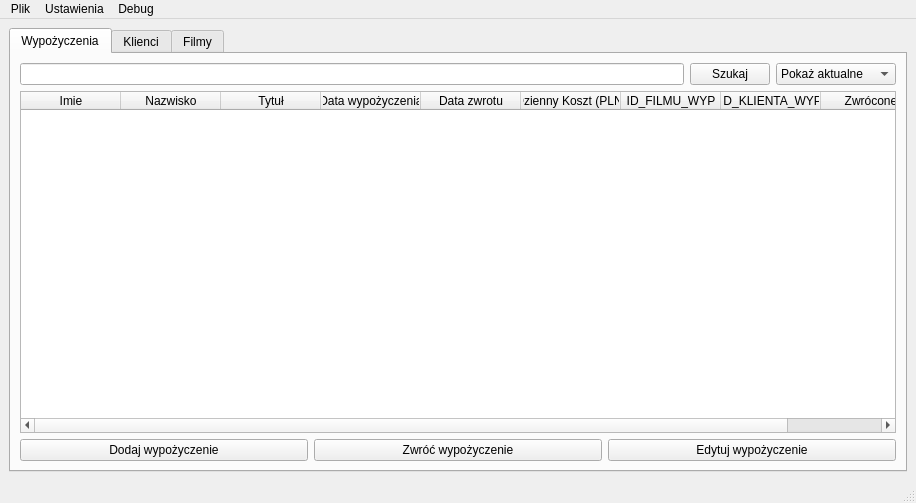
<?xml version="1.0" encoding="UTF-8"?>
<ui version="4.0">
 <class>MainWindow</class>
 <widget class="QMainWindow" name="MainWindow">
  <property name="geometry">
   <rect>
    <x>0</x>
    <y>0</y>
    <width>916</width>
    <height>503</height>
   </rect>
  </property>
  <property name="windowTitle">
   <string>Wypożyczalnia Filmów</string>
  </property>
  <widget class="QWidget" name="centralwidget">
   <layout class="QGridLayout" name="gridLayout_4">
    <item row="0" column="0">
     <widget class="QTabWidget" name="tabWidget">
      <property name="sizePolicy">
       <sizepolicy hsizetype="Expanding" vsizetype="Expanding">
        <horstretch>0</horstretch>
        <verstretch>0</verstretch>
       </sizepolicy>
      </property>
      <property name="currentIndex">
       <number>0</number>
      </property>
      <widget class="QWidget" name="tab">
       <attribute name="title">
        <string>Wypożyczenia</string>
       </attribute>
       <layout class="QGridLayout" name="gridLayout">
        <item row="2" column="0">
         <layout class="QHBoxLayout" name="horizontalLayout_2">
          <item>
           <widget class="QPushButton" name="addBorrowButton">
            <property name="text">
             <string>Dodaj wypożyczenie</string>
            </property>
           </widget>
          </item>
          <item>
           <widget class="QPushButton" name="delBorrowButton">
            <property name="text">
             <string>Zwróć wypożyczenie</string>
            </property>
           </widget>
          </item>
          <item>
           <widget class="QPushButton" name="editBorrowButton_2">
            <property name="text">
             <string>Edytuj wypożyczenie</string>
            </property>
           </widget>
          </item>
         </layout>
        </item>
        <item row="0" column="0">
         <layout class="QHBoxLayout" name="horizontalLayout_3">
          <item>
           <widget class="QLineEdit" name="searchBorrowField"/>
          </item>
          <item>
           <widget class="QPushButton" name="searchBorrowsButton">
            <property name="text">
             <string>Szukaj</string>
            </property>
           </widget>
          </item>
          <item>
           <widget class="QComboBox" name="comboBox">
            <item>
             <property name="text">
              <string>Pokaż aktualne</string>
             </property>
            </item>
            <item>
             <property name="text">
              <string>Pokaż zaległe</string>
             </property>
            </item>
            <item>
             <property name="text">
              <string>Pokaż wszystko</string>
             </property>
            </item>
            <item>
             <property name="text">
              <string>Pokaż zwrócone</string>
             </property>
            </item>
           </widget>
          </item>
         </layout>
        </item>
        <item row="1" column="0">
         <widget class="QTableWidget" name="borrowsTable">
          <property name="editTriggers">
           <set>QAbstractItemView::NoEditTriggers</set>
          </property>
          <property name="selectionMode">
           <enum>QAbstractItemView::SingleSelection</enum>
          </property>
          <property name="selectionBehavior">
           <enum>QAbstractItemView::SelectRows</enum>
          </property>
          <property name="sortingEnabled">
           <bool>true</bool>
          </property>
          <attribute name="horizontalHeaderShowSortIndicator" stdset="0">
           <bool>true</bool>
          </attribute>
          <attribute name="verticalHeaderShowSortIndicator" stdset="0">
           <bool>false</bool>
          </attribute>
          <column>
           <property name="text">
            <string>Imie</string>
           </property>
          </column>
          <column>
           <property name="text">
            <string>Nazwisko</string>
           </property>
          </column>
          <column>
           <property name="text">
            <string>Tytuł</string>
           </property>
          </column>
          <column>
           <property name="text">
            <string>Data wypożyczenia</string>
           </property>
          </column>
          <column>
           <property name="text">
            <string>Data zwrotu</string>
           </property>
          </column>
          <column>
           <property name="text">
            <string>Dzienny Koszt (PLN)</string>
           </property>
          </column>
          <column>
           <property name="text">
            <string>ID_FILMU_WYP</string>
           </property>
          </column>
          <column>
           <property name="text">
            <string>ID_KLIENTA_WYP</string>
           </property>
          </column>
          <column>
           <property name="text">
            <string>Zwrócone</string>
           </property>
          </column>
         </widget>
        </item>
       </layout>
      </widget>
      <widget class="QWidget" name="tab_2">
       <attribute name="title">
        <string>Klienci</string>
       </attribute>
       <layout class="QGridLayout" name="gridLayout_2">
        <item row="2" column="0">
         <layout class="QHBoxLayout" name="horizontalLayout_4">
          <item>
           <widget class="QPushButton" name="addClientButton">
            <property name="text">
             <string>Dodaj Klienta</string>
            </property>
           </widget>
          </item>
          <item>
           <widget class="QPushButton" name="delClientButton">
            <property name="text">
             <string>Usuń Klienta</string>
            </property>
           </widget>
          </item>
          <item>
           <widget class="QPushButton" name="editClientButton">
            <property name="text">
             <string>Edytuj Klienta</string>
            </property>
           </widget>
          </item>
         </layout>
        </item>
        <item row="0" column="0">
         <layout class="QHBoxLayout" name="horizontalLayout_5">
          <item>
           <widget class="QLineEdit" name="searchClientField"/>
          </item>
          <item>
           <widget class="QPushButton" name="searchClientButton">
            <property name="text">
             <string>Szukaj</string>
            </property>
           </widget>
          </item>
         </layout>
        </item>
        <item row="1" column="0">
         <widget class="QTableWidget" name="clientsTable">
          <property name="editTriggers">
           <set>QAbstractItemView::NoEditTriggers</set>
          </property>
          <property name="selectionMode">
           <enum>QAbstractItemView::SingleSelection</enum>
          </property>
          <property name="selectionBehavior">
           <enum>QAbstractItemView::SelectRows</enum>
          </property>
          <property name="sortingEnabled">
           <bool>true</bool>
          </property>
          <attribute name="horizontalHeaderShowSortIndicator" stdset="0">
           <bool>true</bool>
          </attribute>
          <attribute name="verticalHeaderShowSortIndicator" stdset="0">
           <bool>false</bool>
          </attribute>
          <column>
           <property name="text">
            <string>Imie</string>
           </property>
          </column>
          <column>
           <property name="text">
            <string>Nazwisko</string>
           </property>
          </column>
          <column>
           <property name="text">
            <string>Pesel</string>
           </property>
          </column>
          <column>
           <property name="text">
            <string>Telefon</string>
           </property>
          </column>
          <column>
           <property name="text">
            <string>E-Mail</string>
           </property>
          </column>
          <column>
           <property name="text">
            <string>Posiadane Filmy</string>
           </property>
          </column>
          <column>
           <property name="text">
            <string>ID_KLIENTA</string>
           </property>
          </column>
         </widget>
        </item>
       </layout>
      </widget>
      <widget class="QWidget" name="tab_3">
       <attribute name="title">
        <string>Filmy</string>
       </attribute>
       <layout class="QGridLayout" name="gridLayout_3">
        <item row="1" column="0">
         <widget class="QTableWidget" name="moviesTable">
          <property name="editTriggers">
           <set>QAbstractItemView::NoEditTriggers</set>
          </property>
          <property name="selectionMode">
           <enum>QAbstractItemView::SingleSelection</enum>
          </property>
          <property name="selectionBehavior">
           <enum>QAbstractItemView::SelectRows</enum>
          </property>
          <property name="sortingEnabled">
           <bool>true</bool>
          </property>
          <attribute name="horizontalHeaderShowSortIndicator" stdset="0">
           <bool>true</bool>
          </attribute>
          <attribute name="verticalHeaderShowSortIndicator" stdset="0">
           <bool>false</bool>
          </attribute>
          <column>
           <property name="text">
            <string>Tytuł</string>
           </property>
          </column>
          <column>
           <property name="text">
            <string>Reżyser</string>
           </property>
          </column>
          <column>
           <property name="text">
            <string>Gatunek</string>
           </property>
          </column>
          <column>
           <property name="text">
            <string>Rok</string>
           </property>
          </column>
          <column>
           <property name="text">
            <string>Dostępne</string>
           </property>
          </column>
          <column>
           <property name="text">
            <string>Wypożyczone</string>
           </property>
          </column>
          <column>
           <property name="text">
            <string>ID_FILMU</string>
           </property>
          </column>
         </widget>
        </item>
        <item row="2" column="0">
         <layout class="QHBoxLayout" name="horizontalLayout">
          <item>
           <widget class="QPushButton" name="addMovieButton">
            <property name="text">
             <string>Dodaj Film</string>
            </property>
           </widget>
          </item>
          <item>
           <widget class="QPushButton" name="delMovieButton">
            <property name="text">
             <string>Usuń Film</string>
            </property>
           </widget>
          </item>
          <item>
           <widget class="QPushButton" name="editMovieButton">
            <property name="text">
             <string>Edytuj Film</string>
            </property>
           </widget>
          </item>
         </layout>
        </item>
        <item row="0" column="0">
         <layout class="QHBoxLayout" name="horizontalLayout_6">
          <item>
           <widget class="QLineEdit" name="searchMovieField"/>
          </item>
          <item>
           <widget class="QPushButton" name="searchMovieButton">
            <property name="text">
             <string>Szukaj</string>
            </property>
           </widget>
          </item>
         </layout>
        </item>
       </layout>
      </widget>
     </widget>
    </item>
   </layout>
  </widget>
  <widget class="QStatusBar" name="statusbar"/>
  <widget class="QMenuBar" name="menubar">
   <property name="geometry">
    <rect>
     <x>0</x>
     <y>0</y>
     <width>916</width>
     <height>21</height>
    </rect>
   </property>
   <widget class="QMenu" name="menuPlik">
    <property name="title">
     <string>Plik</string>
    </property>
    <addaction name="actionZapisz_do_pliku"/>
    <addaction name="actionWczytaj_bazy_z_pliku"/>
    <addaction name="actionWyjd"/>
   </widget>
   <widget class="QMenu" name="menuUstawienia_2">
    <property name="title">
     <string>Ustawienia</string>
    </property>
    <addaction name="actionUstal_wysoko_kary"/>
    <addaction name="actionPod_wietlaj_zaleg_e"/>
    <addaction name="actionPod_wietlaj_zwr_cone"/>
    <addaction name="actionPod_wietlaj_aktualne_niezaleg_e"/>
    <addaction name="actionPokazuj_Status_Zwr_cenia"/>
   </widget>
   <widget class="QMenu" name="menuDebug">
    <property name="title">
     <string>Debug</string>
    </property>
    <addaction name="actionShow_IDs"/>
    <addaction name="actionShow_penalty"/>
    <addaction name="actionShow_Last_IDs"/>
   </widget>
   <addaction name="menuPlik"/>
   <addaction name="menuUstawienia_2"/>
   <addaction name="menuDebug"/>
  </widget>
  <action name="actionZapisz_do_pliku">
   <property name="text">
    <string>Zapisz bazy do pliku</string>
   </property>
  </action>
  <action name="actionWczytaj_bazy_z_pliku">
   <property name="text">
    <string>Wczytaj bazy z pliku</string>
   </property>
  </action>
  <action name="actionPod_wietlaj_zaleg_e">
   <property name="checkable">
    <bool>true</bool>
   </property>
   <property name="text">
    <string>Podświetlaj zaległe</string>
   </property>
  </action>
  <action name="actionUstal_wysoko_kary">
   <property name="text">
    <string>Ustal wysokość kary</string>
   </property>
  </action>
  <action name="actionShow_Last_IDs">
   <property name="text">
    <string>Wyświetl Ostatnie ID</string>
   </property>
  </action>
  <action name="actionShow_penalty">
   <property name="text">
    <string>Wyświetl wartość kary</string>
   </property>
  </action>
  <action name="actionShow_IDs">
   <property name="checkable">
    <bool>true</bool>
   </property>
   <property name="checked">
    <bool>true</bool>
   </property>
   <property name="text">
    <string>Pokazuj ID </string>
   </property>
  </action>
  <action name="actionWyjd">
   <property name="text">
    <string>Wyjdź</string>
   </property>
  </action>
  <action name="actionPokazuj_Status_Zwr_cenia">
   <property name="checkable">
    <bool>true</bool>
   </property>
   <property name="checked">
    <bool>true</bool>
   </property>
   <property name="text">
    <string>Pokazuj Status Zwrócenia</string>
   </property>
  </action>
  <action name="actionPod_wietlaj_zwr_cone">
   <property name="checkable">
    <bool>true</bool>
   </property>
   <property name="text">
    <string>Podświetlaj zwrócone</string>
   </property>
  </action>
  <action name="actionPod_wietlaj_aktualne_niezaleg_e">
   <property name="checkable">
    <bool>true</bool>
   </property>
   <property name="text">
    <string>Podświetlaj aktualne (niezaległe)</string>
   </property>
  </action>
 </widget>
 <resources/>
 <connections/>
</ui>
